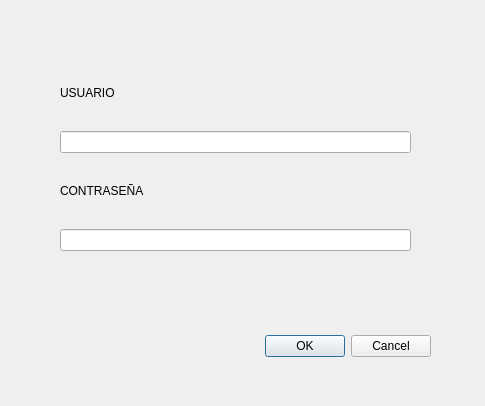
<?xml version="1.0" encoding="UTF-8"?>
<ui version="4.0">
 <class>Login</class>
 <widget class="QDialog" name="Login">
  <property name="geometry">
   <rect>
    <x>0</x>
    <y>0</y>
    <width>485</width>
    <height>406</height>
   </rect>
  </property>
  <property name="windowTitle">
   <string>Dialog</string>
  </property>
  <widget class="QDialogButtonBox" name="buttonBox">
   <property name="geometry">
    <rect>
     <x>90</x>
     <y>330</y>
     <width>341</width>
     <height>32</height>
    </rect>
   </property>
   <property name="orientation">
    <enum>Qt::Horizontal</enum>
   </property>
   <property name="standardButtons">
    <set>QDialogButtonBox::Cancel|QDialogButtonBox::Ok</set>
   </property>
  </widget>
  <widget class="QWidget" name="">
   <property name="geometry">
    <rect>
     <x>60</x>
     <y>60</y>
     <width>351</width>
     <height>191</height>
    </rect>
   </property>
   <layout class="QVBoxLayout" name="verticalLayout">
    <item>
     <widget class="QLabel" name="label">
      <property name="text">
       <string>USUARIO</string>
      </property>
     </widget>
    </item>
    <item>
     <widget class="QLineEdit" name="line_USU_LOG"/>
    </item>
    <item>
     <widget class="QLabel" name="label_2">
      <property name="text">
       <string>CONTRASEÑA</string>
      </property>
     </widget>
    </item>
    <item>
     <widget class="QLineEdit" name="line_CONTRA_LOG"/>
    </item>
   </layout>
  </widget>
 </widget>
 <resources/>
 <connections>
  <connection>
   <sender>buttonBox</sender>
   <signal>rejected()</signal>
   <receiver>Login</receiver>
   <slot>reject()</slot>
   <hints>
    <hint type="sourcelabel">
     <x>316</x>
     <y>260</y>
    </hint>
    <hint type="destinationlabel">
     <x>286</x>
     <y>274</y>
    </hint>
   </hints>
  </connection>
  <connection>
   <sender>buttonBox</sender>
   <signal>accepted()</signal>
   <receiver>Login</receiver>
   <slot>accept()</slot>
   <hints>
    <hint type="sourcelabel">
     <x>248</x>
     <y>254</y>
    </hint>
    <hint type="destinationlabel">
     <x>157</x>
     <y>274</y>
    </hint>
   </hints>
  </connection>
 </connections>
</ui>
